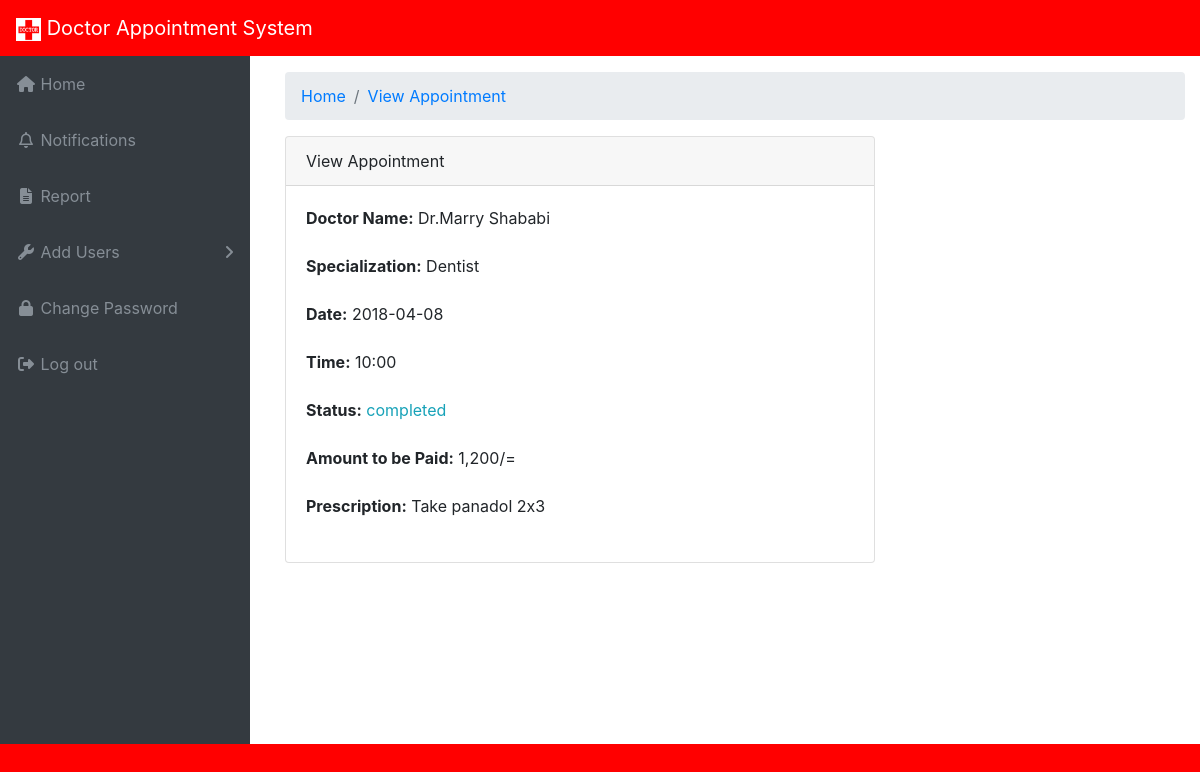
/ViewAppointment.php?appId=1 (signed in), run on the app's committed database.
### tables this page shows
CREATE TABLE IF NOT EXISTS `doctor` (
  `doctorid` int(10) NOT NULL AUTO_INCREMENT,
  `email` varchar(50) NOT NULL,
  `starttime` time(6) NOT NULL,
  `endtime` time(6) NOT NULL,
  `specialization` varchar(50) NOT NULL,
  PRIMARY KEY (`doctorid`),
  KEY `email` (`email`)
);

CREATE TABLE IF NOT EXISTS `person` (
  `email` varchar(50) NOT NULL,
  `fname` varchar(50) NOT NULL,
  `lname` varchar(50) NOT NULL,
  `gender` varchar(50) NOT NULL,
  `phonenumber` varchar(10) NOT NULL,
  `dob` date NOT NULL,
  `streetaddress` varchar(200) NOT NULL,
  `city` varchar(20) NOT NULL,
  `state` varchar(20) NOT NULL,
  `pincode` varchar(20) NOT NULL,
  `role` varchar(30) NOT NULL,
  PRIMARY KEY (`email`)
);

CREATE TABLE IF NOT EXISTS `appointment` (
  `appid` int(10) NOT NULL AUTO_INCREMENT,
  `patientid` int(10) NOT NULL,
  `doctorid` int(10) NOT NULL,
  `date` date NOT NULL,
  `time` time(6) NOT NULL,
  `prescription` varchar(500) NOT NULL,
  `status` varchar(30) NOT NULL DEFAULT 'pending',
  PRIMARY KEY (`appid`),
  KEY `patientid` (`patientid`),
  KEY `doctorid` (`doctorid`)
);

CREATE TABLE IF NOT EXISTS `paymenthistory` (
  `paymendid` int(50) NOT NULL AUTO_INCREMENT,
  `appid` int(50) NOT NULL,
  `amount` double DEFAULT NULL,
  PRIMARY KEY (`paymendid`),
  KEY `appid` (`appid`),
  KEY `appid_3` (`appid`)
);

### ViewAppointment.php (the view, shortened to what this page needs)
<?php
include './Connectivity.php';
$appId = mysqli_real_escape_string($conn,$_GET['appId']);
$querySpecialization = "select * from appointment where appid=$appId";
$getSpecialization = mysqli_query($conn, $querySpecialization);
$g = mysqli_fetch_array($getSpecialization);
$date = $g ['date'];
$time = substr($g ['time'], 0, 5);
$prescription = $g ['prescription'];
$doctorId = $g ['doctorid'];
$status = $g ['status'];
$querySpecialization = "select * from doctor inner join person on doctor.email=person.email where doctorid = '$doctorId'";
$getSpecialization = mysqli_query($conn, $querySpecialization);
$g = mysqli_fetch_array($getSpecialization);
$drName = "Dr." . $g ['fname'] . " " . $g ['lname'];
$specialization = $g ['specialization'];
?>
<!DOCTYPE html>
<html lang="en">
    <head>
        <?php include 'includes/head_tag.php' ?>
    </head>
    <body class="fixed-nav sticky-footer bg-dark" id="page-top">
        <?php include 'includes/header.php' ?>
        <div class="content-wrapper">
            <div class="container-fluid">
                <ol class="breadcrumb">
                    <li class="breadcrumb-item">
                        <a href="home.php">Home</a>
                    </li>
                    <li class="breadcrumb-item">
                        <a href="ViewAppointment.php?appId=<?= $appId ?>">View Appointment</a>
                    </li>
                </ol>
                <div class="row">
                    <div class="col-md-8">
                        <div class="card mb-3">
                            <div class="card-header">View Appointment</div>
                            <div class="card-body">
                                <div class="form-group">
                                    <label><b>Doctor Name:</b></label>
                                    <?= $drName ?>
                                </div>
                                <div class="form-group">
                                    <label><b>Specialization:</b></label>
                                    <?= $specialization ?>
                                </div>
                                <div class="form-group">
                                    <label><b>Date: </b></label>
                                    <?= $date ?>
                                </div>
                                <div class="form-group">
                                    <label><b>Time:</b></label>
                                    <?= $time ?>
                                </div>
                                <div class="form-group">
                                    <label><b> Status:</b></label>
                                    <label class="text-info"><?= $status ?></label>
                                </div>
                                <div class="form-group">
                                    <label><b> Amount to be Paid:</b></label>
                                    <?php
                                $queryPayment = "select * from paymenthistory where appid=$appId";
                                $getPayment = mysqli_query($conn, $queryPayment);
                                $payment = mysqli_fetch_array($getPayment);
                                $amount = $payment ['amount'];
                                if ($amount) {
                                    echo "<td>".number_format($amount)."/=</td>";
                                } else {
                                    echo 'Not Processed';
                                }
                                ?>
                                </div>
                                <div class="form-group">
                                    <label><b> Prescription:</b></label>
                                    <?= $prescription ?>
                                </div>
                            </div>
                        </div>
                    </div>
                </div>
            </div>
    </body>
</html>

### css/sb-admin.css (style rules this page uses)
html { position: relative; min-height: 100%; }
body { overflow-x: hidden; }
body.sticky-footer { margin-bottom: 56px; }
body.sticky-footer .content-wrapper { min-height: calc(100vh - 56px - 56px); padding-left: 20px; }
body.fixed-nav { padding-top: 56px; }
.content-wrapper { min-height: calc(100vh - 56px); padding-top: 1rem; }
.content-wrapper { overflow-x: hidden; background: white; }
@media (min-width: 992px) { .content-wrapper { margin-left: 250px; } }

### includes/head_tag.php (style rules this page uses)
.bg-dark { background-color: red!important; }

### data on the page
doctor: email.lname "Dr.Marry Shababi", specialization "Dentist"
appointment: date "2018-04-08", time "10:00", status "completed", prescription "Take panadol 2x3"
paymenthistory: amount "1,200"
